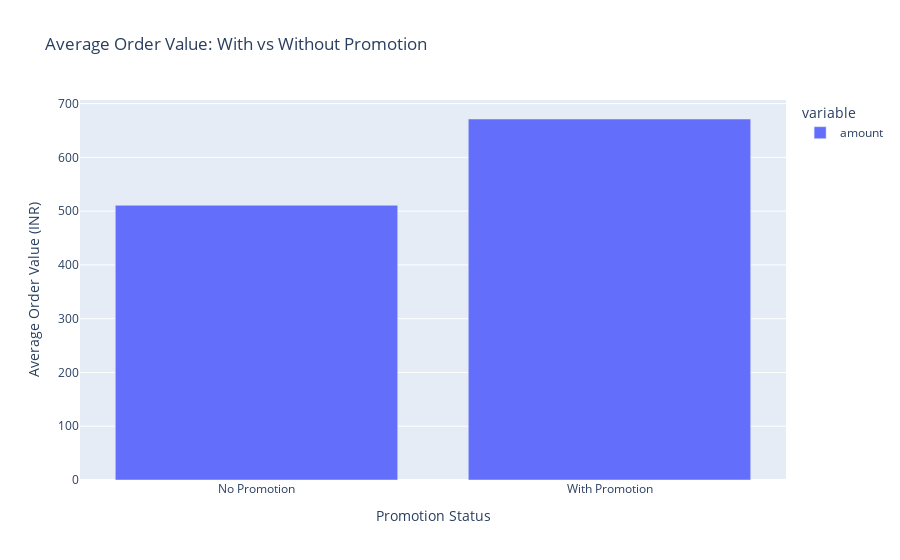

The notebook cell saved with this chart:
### Code cell
px.bar(promotion_impact, 
             title='Average Order Value: With vs Without Promotion',
             labels={'index': 'Promotion Status', 'value': 'Average Order Value (INR)'})

### Figure 1 — Plotly figure (JSON) as saved in the notebook; plotly's stock layout.template omitted (floating-point values rounded to 4 significant figures)
{"data": [{"alignmentgroup": "True", "hovertemplate": "variable=amount<br>Promotion Status=%{x}<br>Average Order Value (INR)=%{y}<extra></extra>", "legendgroup": "amount", "marker": {"color": "#636efa", "pattern": {"shape": ""}}, "name": "amount", "offsetgroup": "amount", "orientation": "v", "showlegend": true, "textposition": "auto", "type": "bar", "x": ["No Promotion", "With Promotion"], "xaxis": "x", "y": [510.9, 671.4], "yaxis": "y"}], "layout": {"barmode": "relative", "legend": {"title": {"text": "variable"}, "tracegroupgap": 0}, "title": {"text": "Average Order Value: With vs Without Promotion"}, "xaxis": {"anchor": "y", "domain": [0, 1], "title": {"text": "Promotion Status"}}, "yaxis": {"anchor": "x", "domain": [0, 1], "title": {"text": "Average Order Value (INR)"}}}}
